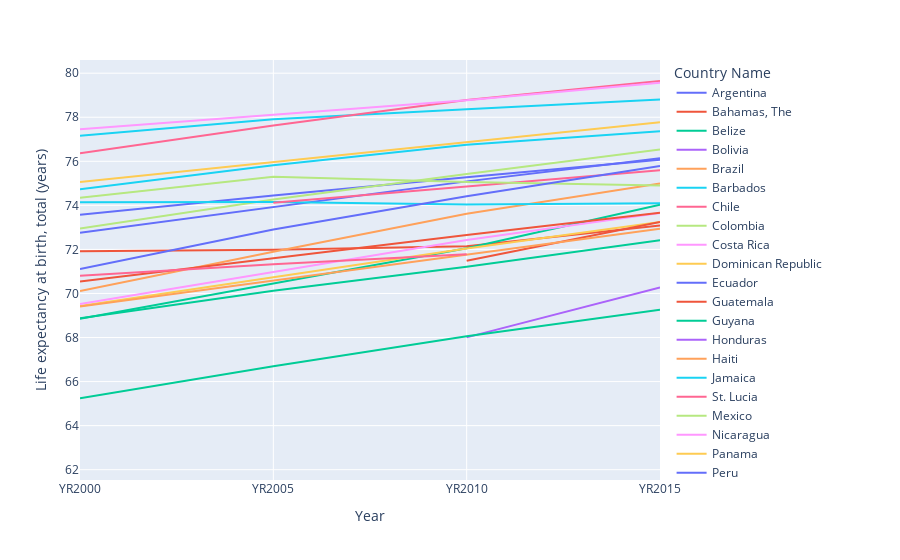

Notebook code for this chart:
### Markdown cell above
### Line Graph to understand trends in Life Expectany in Latin America

### Code cell
df_filtered = dataset[dataset['Region'] == 'Latin America & the Caribbean']
fig = px.line(df_filtered, x="Year", y="Life expectancy at birth, total (years)", color='Country Name')
fig.show()

### Figure 1 — Plotly figure (JSON) as saved in the notebook; plotly's stock layout.template omitted (floating-point values rounded to 4 significant figures)
{"data": [{"hovertemplate": "Country Name=Argentina<br>Year=%{x}<br>Life expectancy at birth, total (years)=%{y}<extra></extra>", "legendgroup": "Argentina", "line": {"color": "#636efa", "dash": "solid"}, "marker": {"symbol": "circle"}, "mode": "lines", "name": "Argentina", "orientation": "v", "showlegend": true, "type": "scatter", "x": ["YR2000", "YR2005", "YR2010", "YR2015"], "xaxis": "x", "y": [73.58, 74.45, 75.28, 76.07], "yaxis": "y"}, {"hovertemplate": "Country Name=Bahamas, The<br>Year=%{x}<br>Life expectancy at birth, total (years)=%{y}<extra></extra>", "legendgroup": "Bahamas, The", "line": {"color": "#EF553B", "dash": "solid"}, "marker": {"symbol": "circle"}, "mode": "lines", "name": "Bahamas, The", "orientation": "v", "showlegend": true, "type": "scatter", "x": ["YR2000", "YR2005", "YR2010", "YR2015"], "xaxis": "x", "y": [71.91, 71.99, 72.14, 73.09], "yaxis": "y"}, {"hovertemplate": "Country Name=Belize<br>Year=%{x}<br>Life expectancy at birth, total (years)=%{y}<extra></extra>", "legendgroup": "Belize", "line": {"color": "#00cc96", "dash": "solid"}, "marker": {"symbol": "circle"}, "mode": "lines", "name": "Belize", "orientation": "v", "showlegend": true, "type": "scatter", "x": ["YR2000", "YR2010", "YR2015"], "xaxis": "x", "y": [68.85, 72.06, 74.03], "yaxis": "y"}, {"hovertemplate": "Country Name=Bolivia<br>Year=%{x}<br>Life expectancy at birth, total (years)=%{y}<extra></extra>", "legendgroup": "Bolivia", "line": {"color": "#ab63fa", "dash": "solid"}, "marker": {"symbol": "circle"}, "mode": "lines", "name": "Bolivia", "orientation": "v", "showlegend": true, "type": "scatter", "x": ["YR2010", "YR2015"], "xaxis": "x", "y": [68.01, 70.28], "yaxis": "y"}, {"hovertemplate": "Country Name=Brazil<br>Year=%{x}<br>Life expectancy at birth, total (years)=%{y}<extra></extra>", "legendgroup": "Brazil", "line": {"color": "#FFA15A", "dash": "solid"}, "marker": {"symbol": "circle"}, "mode": "lines", "name": "Brazil", "orientation": "v", "showlegend": true, "type": "scatter", "x": ["YR2000", "YR2005", "YR2010", "YR2015"], "xaxis": "x", "y": [70.12, 71.9, 73.62, 74.99], "yaxis": "y"}, {"hovertemplate": "Country Name=Barbados<br>Year=%{x}<br>Life expectancy at birth, total (years)=%{y}<extra></extra>", "legendgroup": "Barbados", "line": {"color": "#19d3f3", "dash": "solid"}, "marker": {"symbol": "circle"}, "mode": "lines", "name": "Barbados", "orientation": "v", "showlegend": true, "type": "scatter", "x": ["YR2000", "YR2005", "YR2010", "YR2015"], "xaxis": "x", "y": [77.16, 77.92, 78.36, 78.8], "yaxis": "y"}, {"hovertemplate": "Country Name=Chile<br>Year=%{x}<br>Life expectancy at birth, total (years)=%{y}<extra></extra>", "legendgroup": "Chile", "line": {"color": "#FF6692", "dash": "solid"}, "marker": {"symbol": "circle"}, "mode": "lines", "name": "Chile", "orientation": "v", "showlegend": true, "type": "scatter", "x": ["YR2000", "YR2005", "YR2010", "YR2015"], "xaxis": "x", "y": [76.37, 77.63, 78.78, 79.65], "yaxis": "y"}, {"hovertemplate": "Country Name=Colombia<br>Year=%{x}<br>Life expectancy at birth, total (years)=%{y}<extra></extra>", "legendgroup": "Colombia", "line": {"color": "#B6E880", "dash": "solid"}, "marker": {"symbol": "circle"}, "mode": "lines", "name": "Colombia", "orientation": "v", "showlegend": true, "type": "scatter", "x": ["YR2000", "YR2005", "YR2010", "YR2015"], "xaxis": "x", "y": [72.94, 74.27, 75.42, 76.53], "yaxis": "y"}, {"hovertemplate": "Country Name=Costa Rica<br>Year=%{x}<br>Life expectancy at birth, total (years)=%{y}<extra></extra>", "legendgroup": "Costa Rica", "line": {"color": "#FF97FF", "dash": "solid"}, "marker": {"symbol": "circle"}, "mode": "lines", "name": "Costa Rica", "orientation": "v", "showlegend": true, "type": "scatter", "x": ["YR2000", "YR2010", "YR2015"], "xaxis": "x", "y": [77.45, 78.77, 79.56], "yaxis": "y"}, {"hovertemplate": "Country Name=Dominican Republic<br>Year=%{x}<br>Life expectancy at birth, total (years)=%{y}<extra></extra>", "legendgroup": "Dominican Republic", "line": {"color": "#FECB52", "dash": "solid"}, "marker": {"symbol": "circle"}, "mode": "lines", "name": "Dominican Republic", "orientation": "v", "showlegend": true, "type": "scatter", "x": ["YR2000", "YR2010", "YR2015"], "xaxis": "x", "y": [69.43, 72.05, 73.24], "yaxis": "y"}, {"hovertemplate": "Country Name=Ecuador<br>Year=%{x}<br>Life expectancy at birth, total (years)=%{y}<extra></extra>", "legendgroup": "Ecuador", "line": {"color": "#636efa", "dash": "solid"}, "marker": {"symbol": "circle"}, "mode": "lines", "name": "Ecuador", "orientation": "v", "showlegend": true, "type": "scatter", "x": ["YR2000", "YR2010", "YR2015"], "xaxis": "x", "y": [72.76, 75.09, 76.14], "yaxis": "y"}, {"hovertemplate": "Country Name=Guatemala<br>Year=%{x}<br>Life expectancy at birth, total (years)=%{y}<extra></extra>", "legendgroup": "Guatemala", "line": {"color": "#EF553B", "dash": "solid"}, "marker": {"symbol": "circle"}, "mode": "lines", "name": "Guatemala", "orientation": "v", "showlegend": true, "type": "scatter", "x": ["YR2010", "YR2015"], "xaxis": "x", "y": [71.48, 73.25], "yaxis": "y"}, {"hovertemplate": "Country Name=Guyana<br>Year=%{x}<br>Life expectancy at birth, total (years)=%{y}<extra></extra>", "legendgroup": "Guyana", "line": {"color": "#00cc96", "dash": "solid"}, "marker": {"symbol": "circle"}, "mode": "lines", "name": "Guyana", "orientation": "v", "showlegend": true, "type": "scatter", "x": ["YR2000", "YR2005", "YR2010", "YR2015"], "xaxis": "x", "y": [65.24, 66.69, 68.06, 69.26], "yaxis": "y"}, {"hovertemplate": "Country Name=Honduras<br>Year=%{x}<br>Life expectancy at birth, total (years)=%{y}<extra></extra>", "legendgroup": "Honduras", "line": {"color": "#ab63fa", "dash": "solid"}, "marker": {"symbol": "circle"}, "mode": "lines", "name": "Honduras", "orientation": "v", "showlegend": true, "type": "scatter", "x": ["YR2015"], "xaxis": "x", "y": [74.5], "yaxis": "y"}, {"hovertemplate": "Country Name=Haiti<br>Year=%{x}<br>Life expectancy at birth, total (years)=%{y}<extra></extra>", "legendgroup": "Haiti", "line": {"color": "#FFA15A", "dash": "solid"}, "marker": {"symbol": "circle"}, "mode": "lines", "name": "Haiti", "orientation": "v", "showlegend": true, "type": "scatter", "x": ["YR2015"], "xaxis": "x", "y": [62.48], "yaxis": "y"}, {"hovertemplate": "Country Name=Jamaica<br>Year=%{x}<br>Life expectancy at birth, total (years)=%{y}<extra></extra>", "legendgroup": "Jamaica", "line": {"color": "#19d3f3", "dash": "solid"}, "marker": {"symbol": "circle"}, "mode": "lines", "name": "Jamaica", "orientation": "v", "showlegend": true, "type": "scatter", "x": ["YR2000", "YR2005", "YR2010", "YR2015"], "xaxis": "x", "y": [74.14, 74.15, 74.04, 74.1], "yaxis": "y"}, {"hovertemplate": "Country Name=St. Lucia<br>Year=%{x}<br>Life expectancy at birth, total (years)=%{y}<extra></extra>", "legendgroup": "St. Lucia", "line": {"color": "#FF6692", "dash": "solid"}, "marker": {"symbol": "circle"}, "mode": "lines", "name": "St. Lucia", "orientation": "v", "showlegend": true, "type": "scatter", "x": ["YR2005", "YR2010", "YR2015"], "xaxis": "x", "y": [74.12, 74.85, 75.6], "yaxis": "y"}, {"hovertemplate": "Country Name=Mexico<br>Year=%{x}<br>Life expectancy at birth, total (years)=%{y}<extra></extra>", "legendgroup": "Mexico", "line": {"color": "#B6E880", "dash": "solid"}, "marker": {"symbol": "circle"}, "mode": "lines", "name": "Mexico", "orientation": "v", "showlegend": true, "type": "scatter", "x": ["YR2000", "YR2005", "YR2010", "YR2015"], "xaxis": "x", "y": [74.34, 75.3, 75.06, 74.9], "yaxis": "y"}, {"hovertemplate": "Country Name=Nicaragua<br>Year=%{x}<br>Life expectancy at birth, total (years)=%{y}<extra></extra>", "legendgroup": "Nicaragua", "line": {"color": "#FF97FF", "dash": "solid"}, "marker": {"symbol": "circle"}, "mode": "lines", "name": "Nicaragua", "orientation": "v", "showlegend": true, "type": "scatter", "x": ["YR2000", "YR2010", "YR2015"], "xaxis": "x", "y": [69.53, 72.43, 73.65], "yaxis": "y"}, {"hovertemplate": "Country Name=Panama<br>Year=%{x}<br>Life expectancy at birth, total (years)=%{y}<extra></extra>", "legendgroup": "Panama", "line": {"color": "#FECB52", "dash": "solid"}, "marker": {"symbol": "circle"}, "mode": "lines", "name": "Panama", "orientation": "v", "showlegend": true, "type": "scatter", "x": ["YR2000", "YR2015"], "xaxis": "x", "y": [75.06, 77.78], "yaxis": "y"}, {"hovertemplate": "Country Name=Peru<br>Year=%{x}<br>Life expectancy at birth, total (years)=%{y}<extra></extra>", "legendgroup": "Peru", "line": {"color": "#636efa", "dash": "solid"}, "marker": {"symbol": "circle"}, "mode": "lines", "name": "Peru", "orientation": "v", "showlegend": true, "type": "scatter", "x": ["YR2000", "YR2005", "YR2010", "YR2015"], "xaxis": "x", "y": [71.11, 72.91, 74.41, 75.79], "yaxis": "y"}, {"hovertemplate": "Country Name=Paraguay<br>Year=%{x}<br>Life expectancy at birth, total (years)=%{y}<extra></extra>", "legendgroup": "Paraguay", "line": {"color": "#EF553B", "dash": "solid"}, "marker": {"symbol": "circle"}, "mode": "lines", "name": "Paraguay", "orientation": "v", "showlegend": true, "type": "scatter", "x": ["YR2000", "YR2010", "YR2015"], "xaxis": "x", "y": [70.55, 72.65, 73.66], "yaxis": "y"}, {"hovertemplate": "Country Name=El Salvador<br>Year=%{x}<br>Life expectancy at birth, total (years)=%{y}<extra></extra>", "legendgroup": "El Salvador", "line": {"color": "#00cc96", "dash": "solid"}, "marker": {"symbol": "circle"}, "mode": "lines", "name": "El Salvador", "orientation": "v", "showlegend": true, "type": "scatter", "x": ["YR2000", "YR2005", "YR2010", "YR2015"], "xaxis": "x", "y": [68.88, 70.12, 71.21, 72.41], "yaxis": "y"}, {"hovertemplate": "Country Name=Suriname<br>Year=%{x}<br>Life expectancy at birth, total (years)=%{y}<extra></extra>", "legendgroup": "Suriname", "line": {"color": "#ab63fa", "dash": "solid"}, "marker": {"symbol": "circle"}, "mode": "lines", "name": "Suriname", "orientation": "v", "showlegend": true, "type": "scatter", "x": ["YR2015"], "xaxis": "x", "y": [71.25], "yaxis": "y"}, {"hovertemplate": "Country Name=Trinidad and Tobago<br>Year=%{x}<br>Life expectancy at birth, total (years)=%{y}<extra></extra>", "legendgroup": "Trinidad and Tobago", "line": {"color": "#FFA15A", "dash": "solid"}, "marker": {"symbol": "circle"}, "mode": "lines", "name": "Trinidad and Tobago", "orientation": "v", "showlegend": true, "type": "scatter", "x": ["YR2000", "YR2015"], "xaxis": "x", "y": [69.41, 72.94], "yaxis": "y"}, {"hovertemplate": "Country Name=Uruguay<br>Year=%{x}<br>Life expectancy at birth, total (years)=%{y}<extra></extra>", "legendgroup": "Uruguay", "line": {"color": "#19d3f3", "dash": "solid"}, "marker": {"symbol": "circle"}, "mode": "lines", "name": "Uruguay", "orientation": "v", "showlegend": true, "type": "scatter", "x": ["YR2000", "YR2005", "YR2010", "YR2015"], "xaxis": "x", "y": [74.73, 75.83, 76.75, 77.37], "yaxis": "y"}, {"hovertemplate": "Country Name=St. Vincent and the Grenadines<br>Year=%{x}<br>Life expectancy at birth, total (years)=%{y}<extra></extra>", "legendgroup": "St. Vincent and the Grenadines", "line": {"color": "#FF6692", "dash": "solid"}, "marker": {"symbol": "circle"}, "mode": "lines", "name": "St. Vincent and the Grenadines", "orientation": "v", "showlegend": true, "type": "scatter", "x": ["YR2000", "YR2005", "YR2010"], "xaxis": "x", "y": [70.81, 71.33, 71.78], "yaxis": "y"}], "layout": {"legend": {"title": {"text": "Country Name"}, "tracegroupgap": 0}, "margin": {"t": 60}, "xaxis": {"anchor": "y", "domain": [0, 1], "title": {"text": "Year"}}, "yaxis": {"anchor": "x", "domain": [0, 1], "title": {"text": "Life expectancy at birth, total (years)"}}}}
